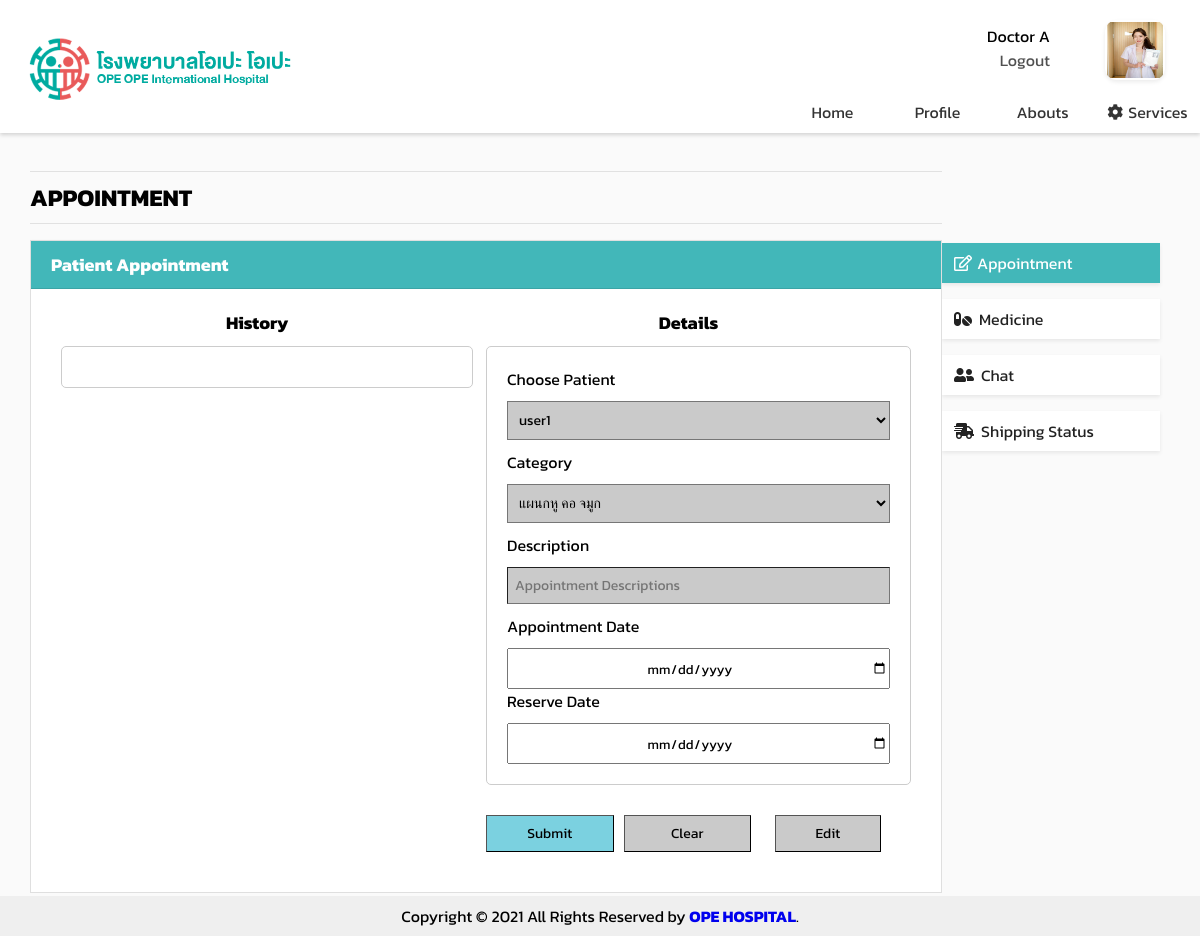
Screenshot of /opeope-hospital/app-doc.php (signed in) with the database file from the repository.
### tables this page shows
CREATE TABLE `userdb` (
  `hospitalNum` int(11) NOT NULL,
  `userType` int(1) NOT NULL,
  `userID` varchar(100) NOT NULL,
  `email` varchar(100) NOT NULL,
  `password` varchar(100) NOT NULL,
  `firstName` varchar(100) NOT NULL,
  `lastName` varchar(100) NOT NULL,
  `citizenID` varchar(100) NOT NULL,
  `gender` varchar(1) NOT NULL,
  `birthDate` date NOT NULL,
  `age` int(11) DEFAULT NULL,
  `nationality` varchar(100) NOT NULL,
  `profilepic` varchar(500) DEFAULT NULL,
  `tel` varchar(11) DEFAULT NULL,
  `address` varchar(500) NOT NULL
);

### opeope-hospital/app-doc.php (the view, shortened to what this page needs)
<?php
    include('server.php');
    $sql1 = $_SESSION['username'];
    $sql2 = "SELECT * FROM Userdb WHERE userID='$sql1'";
    $dataQuery1 = $conn->query($sql2);
    $userData = $dataQuery1->fetch_assoc();
    $sql3 = "SELECT * FROM Userdb WHERE userType='0'";
    $userList = mysqli_query($conn, $sql3);
?>
<!DOCTYPE html>
<html lang="en">
<head>
    <link rel="stylesheet" href="assests/css/index.css" type="text/css">
    <link rel="stylesheet" href="https://use.fontawesome.com/releases/v5.6.3/css/all.css">
</head>
<body>
    <div class="content">
        <div class="nav-bar shadow-sm">
            <div class="nav-bar content1">
                <div class="nav-bar-logo">
                    <a class="link" href="https://www.google.co.th/">
                        <img src="assests/images/logo_h.png" alt="logo" width="280px">
                    </a>
                </div>
            </div>
            <div class="nav-bar content2">
                <div class="nav-bar-userName">
                    <div class="nav-bar-userName left">
                        <?php if (isset($_SESSION['username'])) : ?>
                            <p>
                                <?php
                                    if($userData['firstName']!=NULL&&$userData['lastName']!=NULL){
                                        echo $userData['firstName']." ".$userData['lastName'];
                                    }else{
                                        echo "Unnamed";
                                    }
                                ?>
                            </p>
                            <p><a href="index.php?logout='1'" style="color: rgb(80, 80, 80);">Logout</a></p>
                        <?php endif ?>
                    </div>
                    <div class="nav-bar-userName right">
                        <div class="user-pic shadow-sm">
                            <?php if($userData['profilepic'] != NULL): ?>
                                <img src="assests/images/<?php echo $userData['profilepic']?>" alt="profilepic" height="60px" width="60px">
                            <?php else:?>
                                <img src="assests/images/default.png" alt="logo" height="60px" width="60px">
                            <?php endif ?>
                        </div>
                    </div>
                </div>
                <div class="nav-bar-navigator">
                    <lix class="nav-bar-navigator navigate"><a class="activex" href="index.php">Home</a></lix>
                    <lix class="nav-bar-navigator navigate"><a class="activex" href="profile.php">Profile</a></lix>
                    <lix class="nav-bar-navigator navigate"><a class="activex" href="abouts.php">Abouts</a></lix>
                    <lix class="nav-bar-navigator navigate"><a class="activex" href="services.php"><i class="fas fa-cog" style="padding-right: 5px;"></i>Services</a></lix>
                </div>
            </div>
        </div>
        <div style="overflow:auto; padding: 2.5% 2.5% 2.5% 2.5%; ">
            <div class="menu" >
                <div>
                    <a href="app.php"><div class="menuitem menu_active shadow-sm"><i class="far fa-edit" style="padding-right: 5px;"></i>Appointment</div></a>
                    <a href="med.php"><div class="menuitem menu_activex shadow-sm"><i class="fas fa-pills" style="padding-right: 7px;"></i>Medicine</div></a>
                    <a href="chat.php"><div class="menuitem menu_activex shadow-sm"><i class="fas fa-user-friends" style="padding-right: 7px;"></i>Chat</div></a>
                    <a href="ship.php"><div class="menuitem menu_activex shadow-sm"><i class="fas fa-shipping-fast" style="padding-right: 7px;"></i>Shipping Status</div></a>
                </div>
            </div>
            <div class="main">
                <div class="article">
                    <hr style="margin-bottom: 0.5rem"><h2 style="font-size: 1.5rem;">APPOINTMENT</h2><hr>
                </div>
                <div class="card rounded-0 shadow-sm" style="width: 100%; float: left; padding: 0px;">
                    <div style="padding: 10px 20px 10px 20px; border-bottom: 1px solid rgba(0, 0, 0, 0.1);background-color: #42b7b9; color: white;"><h4>Patient Appointment</h4></div>
                    <div style="min-height: 300px; overflow-y: hidden;">
                        <div style="margin-top: 0px; margin-bottom: 20px; margin-right: 20px; padding: 20px;">
                            <div style="width: 48.5%; float: left; margin-bottom: 10px;">
                                <div style="width: 100%; font-weight: bold; text-align: center;">History</div>
                                <div style="width: 100%; margin: 10px; padding: 20px; border: 1px solid #CCCCCC; border-radius: 5px">
                                </div>
                            </div>
                            <div style="width: 50%; float: right; margin-bottom: 10px;">
                                <div style="width: 100%; font-weight: bold; text-align: center;">Details</div>
                                <form style="font-size: 16px;" action="app-doc_db.php" method="post">
                                    <div style="width: 100%; margin: 10px; padding: 20px; border: 1px solid #CCCCCC; border-radius: 5px">
                                            <div>
                                                <div style="margin-bottom: 10px;">Choose Patient</div>
                                                <select class="input-regis" name="userID" id="userID" required>
                                                <?php
                                                while($row = mysqli_fetch_array($userList))
                                                {
                                                    ?>
                                                    <option value="<?php echo $row['userID']?>"><?php echo $row['userID']; ?></option>
                                                <?php
                                                }
                                                ?>
                                                </select>
                                            </div>
                                            <div>
                                                <div style="margin-bottom: 10px;">Category</div>
                                                <select class="input-regis" name="ACategory" id="ACategory" required>
                                                    <option value="แผนกหูคอจมูก">แผนกหู คอ จมูก</option>
                                                </select>
                                            </div>
                                            <div>
                                                <div style="margin-bottom: 10px;">Description</div>
                                                <input class="input-regis" type="text" name="ADescription" placeholder="Appointment Descriptions" required>
                                            </div>
                                            <div>
                                                <div style="margin-bottom: 10px;">Appointment Date</div>
                                                <input style="height: 41px; width: 100%; text-align: center;" type="date" name="ADate" required>
                                            </div>
                                            <div>
                                                <div style="margin-bottom: 10px;">Reserve Date</div>
                                                <input style="height: 41px; width: 100%; text-align: center;" type="date" name="ReserveDate" required>
                                            </div>
                                    </div>
                                        <div style="width: 100%; float: right; margin: 20px; text-align:">
                                            <div style="width:30%; float: left; margin-left: 30px;">
                                                <button style="background: #7bd1e0;" type="submit" name="appointment" class="input-regis">Submit</button>
                                            </div>
                                            <div style="width:30%;  float: left; margin-left: 10px;">
                                                <button style="background: #cacaca;" type="reset" name="cancel" class="input-regis">Clear</button>
                                            </div>
                                            <div style="width:25%;  float: right; margin-left: 10px;">
                                                <button style="background: #cacaca;" type="button" name="edit" class="input-regis">Edit</button>
                                            </div>
                                        </div>
                                    </div>
                            </div>
                        </div>
                    </div>
                </div>
            </div>
        </div>
</body>
<div class="footer">Copyright © 2021 All Rights Reserved by <strong><a href="home.php">OPE HOSPITAL</a></strong>.</div>
</html>

### opeope-hospital/assests/css/index.css (style rules this page uses)
* { margin: 0; padding: 0; text-decoration: none; font-family: 'Kanit', sans-serif; box-sizing: border-box; }
* { box-sizing: border-box; }
body { font-family: 'Kanit', sans-serif; background-color: #313f4c; }
.content { width: 100%; max-width: 1200px; min-height: 936px; max-height: 1600px; margin: auto; background-color:rgb(250, 250, 250); }
.nav-bar { overflow:auto; max-height: 270px; background: white; padding-bottom: 0.25em; }
.nav-bar .content1 { float: left; width: 65%; margin: 1rem 0 0 0 ; }
.nav-bar-logo { padding-left: 20px; }
.nav-bar .content2 { float: right; overflow: hidden; width: 35%; }
.nav-bar-userName { height: 90px; padding: 10px; background-color: rgb(255, 255, 255); }
.nav-bar-userName .left { width: 70%; padding: 3.5% 20px 10px 10px; text-align: right; float: left; }
.nav-bar-userName .right { width: 30%; padding: 10px; float: right; }
.user-pic { float:inherit; width: 60px; height: 60px; padding: 2px; border-radius: 12px; margin-right: 15px; overflow: hidden; }
.nav-bar-navigator { height: calc(100% - 120px); text-align: center; }
.nav-bar-navigator .navigate { width: 25%; float: left; }
lix a { display: block; color: #333; text-align: center; padding: 0px 0px 5px 0px; text-decoration: none; }
.menu { float: right; font-size: 18px; width: 20%; padding: 4rem 10px 10px 0px; }
.menuitem { padding: 8px; padding-left: 12px; margin-top: 16px; font-size: 16px; cursor: pointer; background-color: rgb(255, 255, 255); color: #222; }
.menu_active { color: white; background-color: #42b7b9; }
.main { float: left; width: 80%; padding: 0 20px; overflow: hidden; }
.article { font-size: 2rem; font-weight: bold; }
img { max-width: 100%; max-height: 100%; }
hr { margin-top: 0.5rem; margin-bottom: 1rem; border: 0px; border-top: 1px solid rgba(0, 0, 0, 0.1); }
.card { background-color: #fff; background-clip: border-box; border: 1px solid rgba(0, 0, 0, 0.125); border-radius: 0.25rem; padding: 16px; font-size: 18px; object-fit:cover; }
.rounded-0 { border-radius: 0 !important; }
.shadow-sm { box-shadow: 0 0.125rem 0.25rem rgb(0 0 0 / 8%) !important; }
.input-regis { font-family: "Kanit", sans-serif; background: #eeeeee; background: #cacaca; width: 100%; margin: 0 0 10px; padding: 7px; box-sizing: border-box; font-size: 14px; border-width: 1px; }
.footer { position: fixed; right: 0; bottom: 0; left: 0; padding: 0.5rem; background-color: #efefef; text-align: center; }
@media only screen and (max-width:1200px) { .main { width: 80%; padding: 0; } }
@media only screen and (max-width:1200px) { .right { width: 100%; } }
@media only screen and (max-width:1200px) { .nav-bar .content1 { width: 65%; padding: 0; } }
@media only screen and (max-width:1200px) { .nav-bar .content2 { width: 35%; padding: 0; } }

### rows the page displays
userdb: firstName "Doctor", lastName "A", profilepic (picture)

### other values shown
form field userID "user1"
